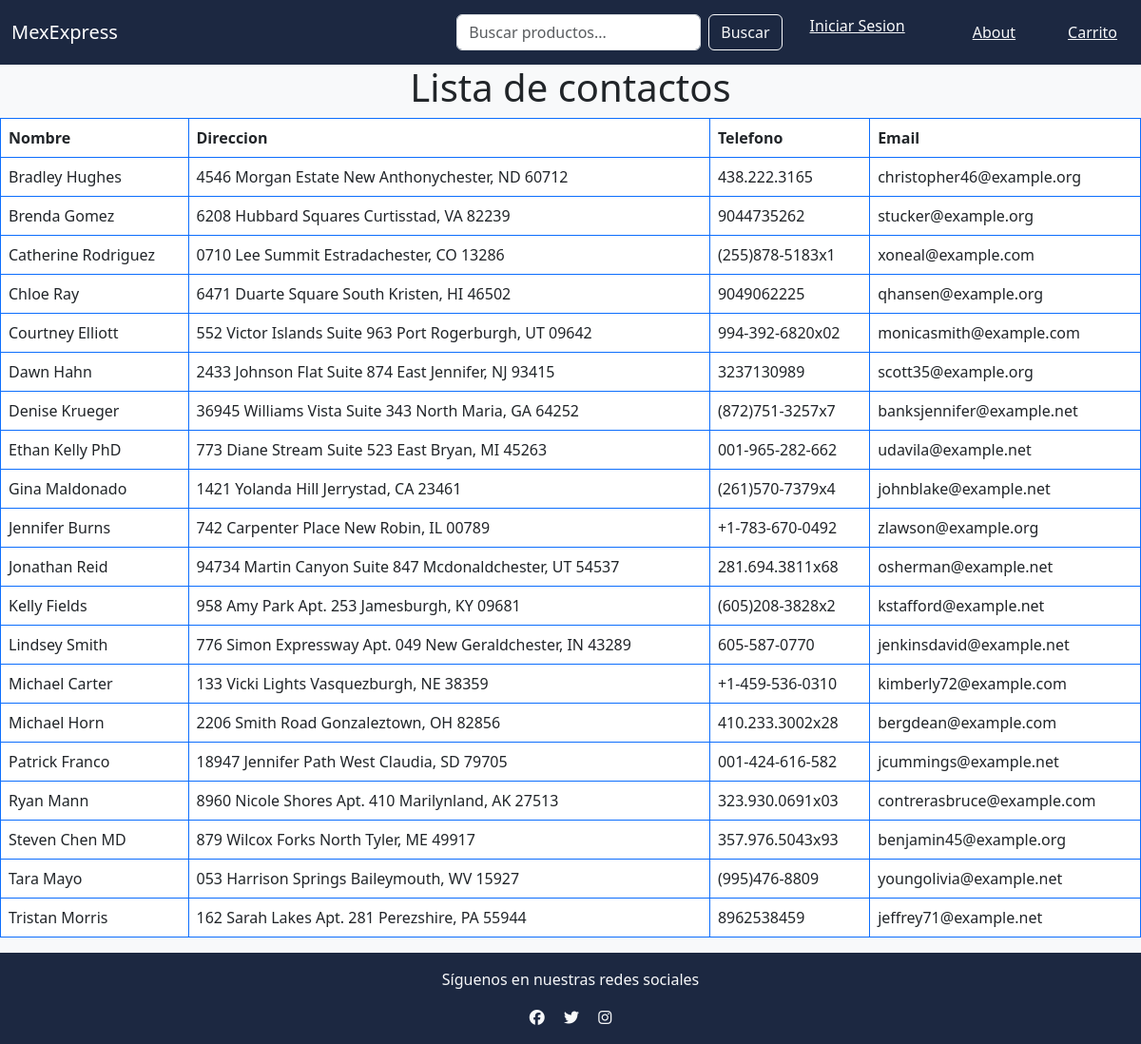
The app's page /shopapp/about/, older data.
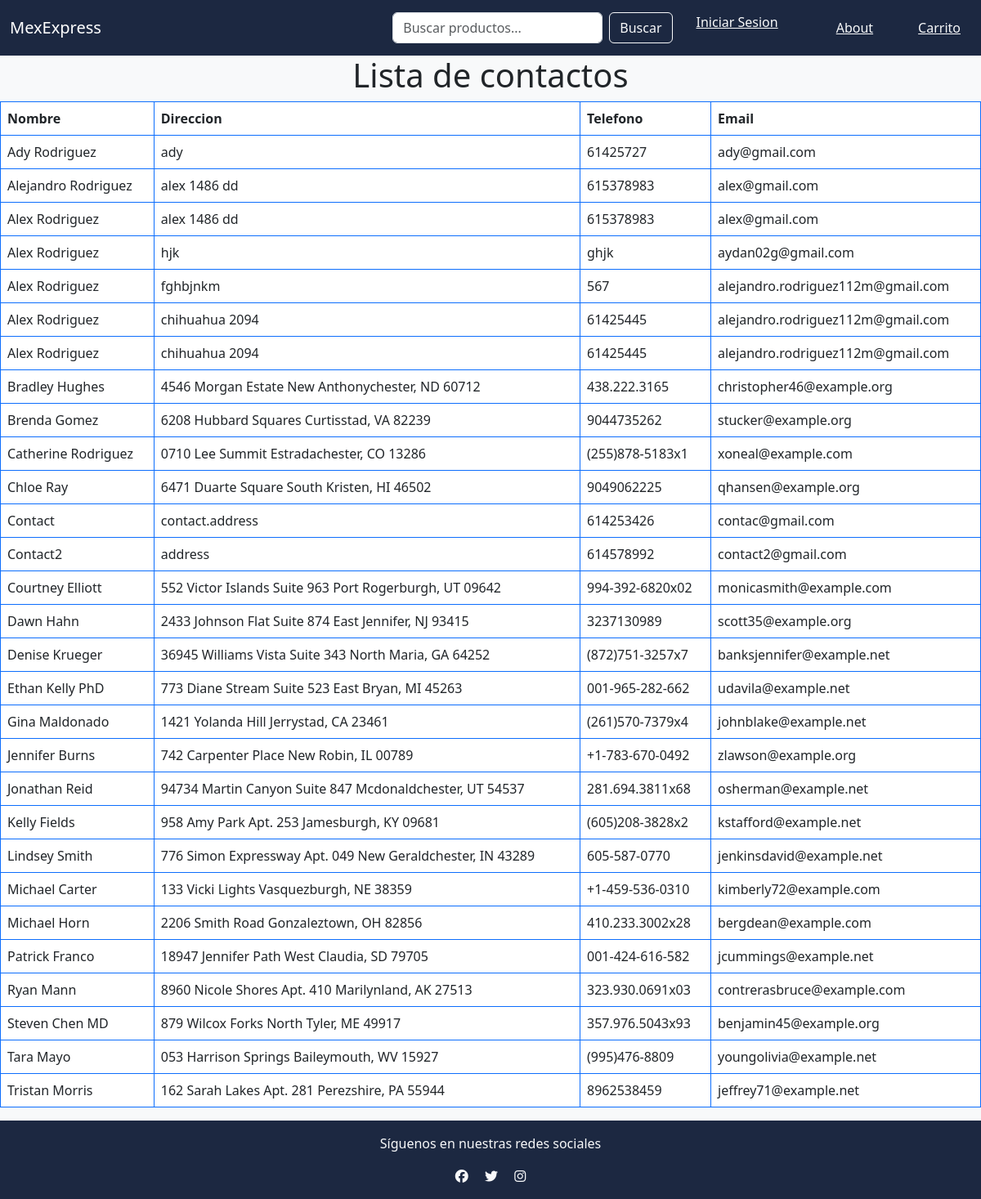
The same page, newer data.
### shopApp/models.py (models this page shows, shortened)
class Contacts(models.Model):
    contact_full_name = models.CharField(max_length=255)
    contact_address = models.CharField(max_length=255)
    contact_phone = models.CharField(max_length=15)
    contact_email = models.EmailField(max_length=150,default='alex@gmail.com')
    contact_activate = models.BooleanField()

### shopApp/views.py (the view)
# urls.py: path('about/',views.about,name='about'),
def about(request):
    contacts_list = Contacts.objects.filter(contact_activate=True).order_by("contact_full_name")
    context = {
        'contacts': contacts_list
    }
    return render(request,'shopApp/about.html',context)

### templates/shopApp/about.html
{% extends 'shopApp/base.html' %}
{% block content %}
<center><h1>Lista de contactos</h1></center>
<table class="table table-bordered border-primary">
    <thead>
        <tr>
          <th scope="col">Nombre</th>
          <th scope="col">Direccion</th>
          <th scope="col">Telefono</th>
          <th scope="col">Email</th>
        </tr>
      </thead>
      <tbody>
        {% for contact in contacts %}
        <tr>
          <td>{{contact.contact_full_name}}</td>
          <td>{{contact.contact_address}}</td>
          <td>{{contact.contact_phone}}</td>
          <td>{{contact.contact_email}}</td>
        </tr>
        {% endfor %}
       </tbody>
  </table>
{% endblock %}

### templates/shopApp/base.html (shortened to what this page needs)
<!DOCTYPE html>
{% load static %}
<html lang="es">
<head>
    <link href="https://cdn.jsdelivr.net/npm/bootstrap@5.3.0/dist/css/bootstrap.min.css" rel="stylesheet">
    <link rel="stylesheet" href="{% static 'shopApp/css/styles.css' %}">
</head>
<body class="bg-light">
    <nav class="navbar navbar-expand-lg navbar-dark text-light">
        <div class="container-fluid">
            <a class="navbar-brand" href="#">MexExpress</a>
            <div class="collapse navbar-collapse" id="navbarNav">
                <form class="d-flex ms-auto">
                    <input class="form-control me-2" type="search" placeholder="Buscar productos...">
                    <button class="btn btn-outline-light text-light" type="submit">Buscar</button>
                </form>
                <ul class="navbar-nav mr-auto mt-2 mt-lg-0">
                        {% if user.is_authenticated %}
                            <a onclick="document.getElementById('logout_form').submit();" class="btn btn-link ms-3 text-light">Hola {{user}}</a>
                        {% else %}
                            <a href="{% url 'login' %}" class="btn btn-link ms-3 text-light">Iniciar Sesion</a>
                        {% endif %}
                    <button class="btn btn-link ms-3 text-light" >
                        <a href="{%url 'app:about'%}" class="btn btn-link ms-3 text-light" >About</a>
                    </button>
                    <button class="btn btn-link ms-3 text-light">Carrito</button>
                </ul>
            </div>
        </div>
    </nav>
    <div>
        {% block content %}
        {% endblock %}
    </div>
    <footer class=" text-light text-center py-3">
        <p>Síguenos en nuestras redes sociales</p>
        <a href="#" class="text-light mx-2"><i class="fab fa-facebook"></i></a>
        <a href="#" class="text-light mx-2"><i class="fab fa-twitter"></i></a>
        <a href="#" class="text-light mx-2"><i class="fab fa-instagram"></i></a>
    </footer>
</body>
</html>

### static/shopApp/css/styles.css (style rules this page uses)
.navbar { background-color: rgb(28,40,65); }
footer { background-color: rgb(28,40,65); }
thead th { background-color: rgb(0,49,83); }

Row changes from the older to the newer data that the page shows:
added Contacts: contact_full_name "Ady Rodriguez", contact_address "ady", contact_phone "61425727", contact_email "ady@gmail.com"
added Contacts: contact_full_name "Alejandro Rodriguez", contact_address "alex 1486 dd", contact_phone "615378983", contact_email "alex@gmail.com"
added Contacts: contact_full_name "Alex Rodriguez", contact_address "alex 1486 dd", contact_phone "615378983", contact_email "alex@gmail.com"
added Contacts: contact_full_name "Alex Rodriguez", contact_address "hjk", contact_phone "ghjk", contact_email "aydan02g@gmail.com"
added Contacts: contact_full_name "Alex Rodriguez", contact_address "fghbjnkm", contact_phone "567", contact_email "alejandro.rodriguez112m@gmail.com"
added Contacts: contact_full_name "Alex Rodriguez", contact_address "chihuahua 2094", contact_phone "61425445", contact_email "alejandro.rodriguez112m@gmail.com"
added Contacts: contact_full_name "Alex Rodriguez", contact_address "chihuahua 2094", contact_phone "61425445", contact_email "alejandro.rodriguez112m@gmail.com"
added Contacts: contact_full_name "Contact", contact_address "contact.address", contact_phone "614253426", contact_email "contac@gmail.com"
added Contacts: contact_full_name "Contact2", contact_address "address", contact_phone "614578992", contact_email "contact2@gmail.com"
